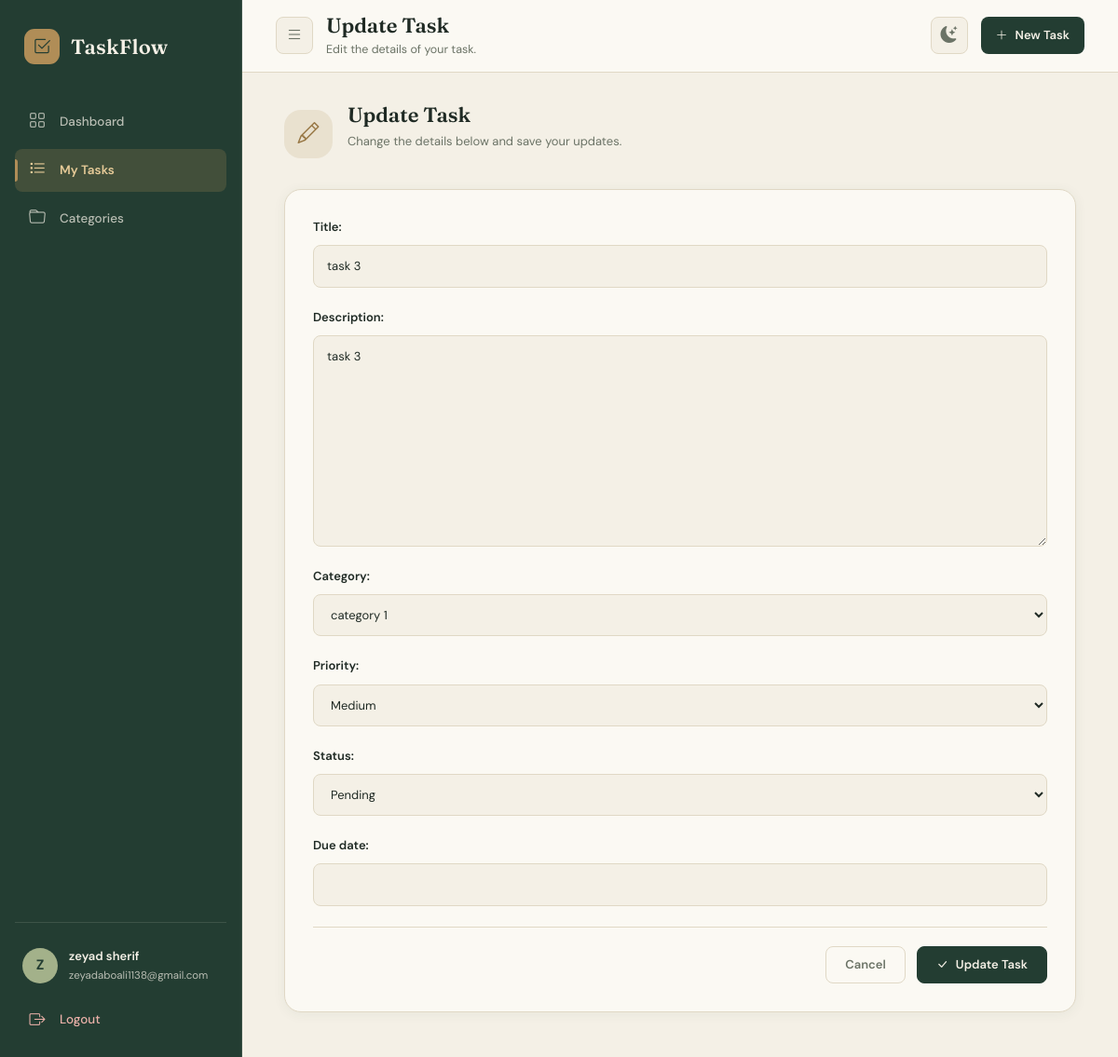
Screenshot of /tasks/update/6/ (signed in) with the database file from the repository.
### tasks/models.py (models this page shows, shortened)
class Task(models.Model):
    class Status(models.TextChoices):
        PENDING = "PENDING", "Pending"
        IN_PROGRESS = "IN_PROGRESS", "In Progress"
        COMPLETED = "COMPLETED", "Completed"
    class Priority(models.TextChoices):
        HIGH = "HIGH", 'High'
        MEDIUM = "MEDIUM", 'Medium'
        LOW = "LOW", 'Low'
    user = models.ForeignKey(User, on_delete=models.CASCADE, related_name='tasks')
    category = models.ForeignKey(Category, on_delete=models.SET_NULL, null=True, blank=True, related_name='tasks')
    title = models.CharField(max_length=50)
    description = models.TextField(max_length=256, null=True, blank=True)
    priority = models.CharField(max_length=20, choices=Priority.choices , default=Priority.MEDIUM)
    status = models.CharField(max_length=20 , choices=Status.choices, default=Status.PENDING)
    created_at = models.DateTimeField(auto_now_add=True)
    updated_at = models.DateTimeField(auto_now=True)
    due_date = models.DateTimeField(blank=True, null=True)
    class Meta:
        ordering=['-created_at']

### tasks/views.py (the view)
# urls.py: path('update/<int:pk>/',task_update, name='task_update'),
@login_required
def task_update(request,pk):
    task = get_object_or_404(Task, pk=pk, user=request.user)
    if request.method=='POST':
        form = TaskForm(request.POST, instance=task, user=request.user)
        if form.is_valid():
            form.save()
            return redirect('task_list')
    else:
        form = TaskForm(instance=task, user=request.user)
    context = {'form':form}
    return render(request, 'tasks/task_update.html', context)

### tasks/forms.py
class TaskForm(forms.ModelForm):
    class Meta:
        model = Task
        fields = [
            'title',
            'description',
            'category',
            'priority',
            'status',
            'due_date',
        ]
    def __init__(self, *args, **kwargs):
        user = kwargs.pop('user')
        super().__init__(*args, **kwargs)
        self.fields['category'].queryset = Category.objects.filter(user=user)

### categories/models.py (called while the page is built)
    def __str__(self):
        return self.name

### templates/tasks/task_update.html (shortened to what this page needs)
{% extends 'base.html' %}
{% load static %}
{% block page_heading %}Update Task{% endblock %}
{% block page_subtitle %}Edit the details of your task.{% endblock %}
{% block extra_css %}
<link rel="stylesheet" href="{% static 'css/tasks.css' %}">
{% endblock %}
{% block content %}
<div class="task-form-page">
    <div class="task-form-header">
        <div class="task-form-icon">
            <i class="bi bi-pencil" aria-hidden="true"></i>
        </div>
        <div>
            <h2>Update Task</h2>
            <p>Change the details below and save your updates.</p>
        </div>
    </div>
    <div class="task-form-card">
        <form method="POST" class="styled-django-form">
            {{ form.as_p }}
            <div class="form-actions">
                <a href="{% url 'task_list' %}" class="secondary-btn">
                    Cancel
                </a>
                <button type="submit" class="primary-btn">
                    <i class="bi bi-check-lg" aria-hidden="true"></i>
                    Update Task
                </button>
            </div>
        </form>
    </div>
</div>
{% endblock %}

### templates/base.html (shortened to what this page needs)
{% load static %}
<!DOCTYPE html>
<html lang="en" data-theme="light">
<head>
    <link href="https://cdn.jsdelivr.net/npm/bootstrap@5.3.3/dist/css/bootstrap.min.css" rel="stylesheet">
    <link rel="stylesheet" href="https://cdn.jsdelivr.net/npm/bootstrap-icons@1.11.3/font/bootstrap-icons.min.css">
    <link rel="stylesheet" href="{% static 'css/base.css' %}">
    {% block extra_css %}{% endblock %}
</head>
<body{% if not request.user.is_authenticated %} class="auth-body"{% endif %}>
    <div class="app-layout">
        <aside class="sidebar" id="sidebar" aria-label="Primary">
            <a href="{% url 'dashboard' %}" class="sidebar-brand">
                <span class="brand-icon">
                    <i class="bi bi-check2-square"></i>
                </span>
                <span class="brand-name">TaskFlow</span>
            </a>
            <nav class="sidebar-nav" aria-label="Main navigation">
                {% with current=request.resolver_match.url_name %}
                    <a href="{% url 'dashboard' %}"
                       class="sidebar-link {% if current == 'dashboard' %}active{% endif %}"
                       {% if current == 'dashboard' %}aria-current="page"{% endif %}>
                        <i class="bi bi-grid"></i>
                        <span>Dashboard</span>
                    </a>
                    <a href="{% url 'task_list' %}"
                       class="sidebar-link {% if 'task' in current %}active{% endif %}"
                       {% if 'task' in current %}aria-current="page"{% endif %}>
                        <i class="bi bi-list-task"></i>
                        <span>My Tasks</span>
                    </a>
                    <a href="{% url 'category_list' %}"
                       class="sidebar-link {% if 'category' in current %}active{% endif %}"
                       {% if 'category' in current %}aria-current="page"{% endif %}>
                        <i class="bi bi-folder"></i>
                        <span>Categories</span>
                    </a>
                {% endwith %}
            </nav>
            <div class="sidebar-bottom">
                <div class="sidebar-user">
                    <div class="user-avatar" aria-hidden="true">
                        {{ request.user.username|slice:":1"|upper }}
                    </div>
                    <div class="user-info">
                        <strong>{{ request.user.get_full_name|default:request.user.username }}</strong>
                        <small>{{ request.user.email|default:"Account" }}</small>
                    </div>
                </div>
                <form method="POST" action="{% url 'logout' %}" class="logout-form">
                    <button type="submit" class="logout-btn">
                        <i class="bi bi-box-arrow-right"></i>
                        <span>Logout</span>
                    </button>
                </form>
            </div>
        </aside>
        <main class="main-content" id="mainContent">
            <header class="topbar">
                <div class="topbar-left">
                    <button type="button"
                            class="sidebar-toggle"
                            id="sidebarToggle"
                            aria-label="Toggle navigation"
                            aria-controls="sidebar"
                            aria-expanded="false">
                        <i class="bi bi-list"></i>
                    </button>
                    <div class="topbar-heading">
                        <h1>{% block page_heading %}Dashboard{% endblock %}</h1>
                        <div class="topbar-subtitle">{% block page_subtitle %}{% endblock %}</div>
                    </div>
                </div>
                <div class="topbar-right">
                    <button type="button"
                            class="theme-toggle"
                            id="themeToggle"
                            aria-label="Switch to dark mode"
                            title="Switch to dark mode">
                        <i class="bi bi-moon-stars-fill theme-icon-moon"></i>
                    </button>
                    <a href="{% url 'task_create' %}" class="topbar-create-btn">
                        <i class="bi bi-plus-lg"></i>
                        <span>New Task</span>
                    </a>
                </div>
            </header>
            <section class="page-content">
                {% block content %}{% endblock %}
            </section>
        </main>
    </div>
</body>
</html>

### static/css/tasks.css (style rules this page uses)
.primary-btn, .secondary-btn, .danger-btn { display: inline-flex; align-items: center; justify-content: center; gap: 8px; padding: 11px 20px; border-radius: var(--radius-sm); font-size: 13px; font-weight: 600; line-height: 1.2; cursor: pointer; transition: background-color 0.2s var(--ease), border-color 0.2s var(--ease), color 0.2s var(--ease), filter 0.2s var(--ease); }
.primary-btn { color: var(--on-primary); background: var(--primary); border: 1px solid var(--primary); }
.secondary-btn { color: var(--text-secondary); background: var(--bg-white); border: 1px solid var(--border-color); }
.task-form-page { max-width: 850px; margin: 0 auto; }
.task-form-header { display: flex; align-items: center; gap: 16px; margin-bottom: 24px; }
.task-form-icon { display: flex; align-items: center; justify-content: center; flex: 0 0 52px; width: 52px; height: 52px; color: var(--accent-hover); background: var(--accent-soft); border-radius: var(--radius-lg); font-size: 23px; }
.task-form-header h2 { margin-bottom: 5px; font-size: 22px; font-weight: 600; }
.task-form-header p { color: var(--text-secondary); font-size: 13px; }
.task-form-card { padding: 30px; background: var(--bg-white); border: 1px solid var(--border-color); border-radius: var(--radius-lg); box-shadow: var(--card-shadow); transition: background-color var(--speed) var(--ease), border-color var(--speed) var(--ease); }
.styled-django-form p { display: flex; flex-direction: column; gap: 9px; margin-bottom: 22px; }
.styled-django-form label { color: var(--text-main); font-size: 13px; font-weight: 600; }
.styled-django-form input:not([type="checkbox"]), .styled-django-form select, .styled-django-form textarea { width: 100%; padding: 12px 14px; color: var(--text-main); background: var(--bg-main); border: 1px solid var(--border-color); border-radius: var(--radius-sm); outline: none; font-family: var(--font-body); font-size: 13px; transition: border-color 0.2s var(--ease), box-shadow 0.2s var(--ease), background-color var(--speed) var(--ease); }
.styled-django-form textarea { min-height: 120px; resize: vertical; }
.styled-django-form input::placeholder, .styled-django-form textarea::placeholder { color: var(--text-faint); }
.form-actions { display: flex; justify-content: flex-end; align-items: center; gap: 12px; padding-top: 20px; margin-top: 10px; border-top: 1px solid var(--border-color); }

### rows the page displays
Task: title "task 3", description "task 3", category "category 1", priority "Medium", status "Pending"

### other values shown
{{ request.user.username|slice:":1"|upper }} "Z"
{{ request.user.get_full_name|default:request.user.username }} "zeyad sherif"
{{ request.user.email|default:"Account" }} "zeyadaboali1138@gmail.com"
